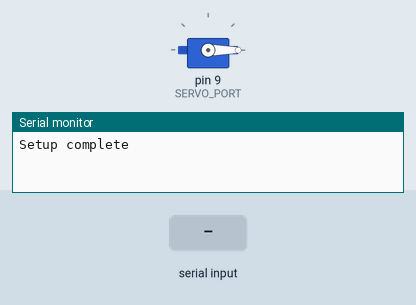
Recording of a sketch running on a simulated Arduino Uno, built with avr-gcc and run on an emulated ATmega328P. On the bench: servo, the last lines printed to the serial monitor. The test bench sets the inputs (shaded band).

Above: at 1.2 s.
1.3 s: "90,45\n" received over Serial
At 1.5 s:
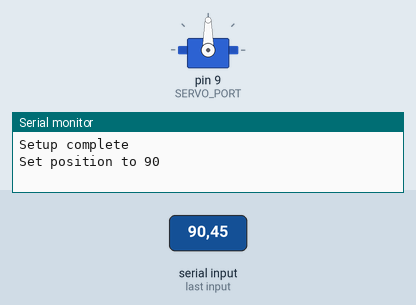
At 1.9 s:
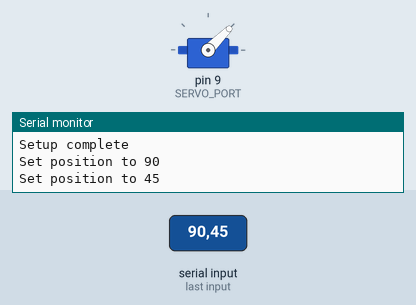
4.3 s: "30,150\n" received over Serial
At 5.4 s:
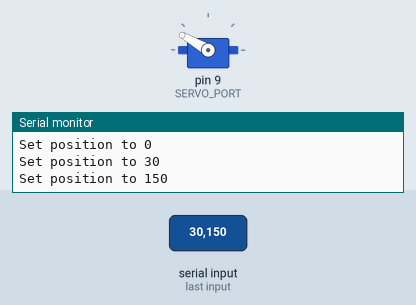
Timing chart, 0 to 7.3 s (numbered marks = the images above; inputs shaded):
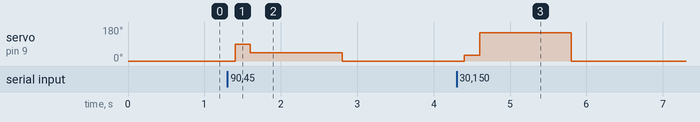

Measured:
- after the input at 1.3 s, servo on pin 9 (SERVO_PORT): 0° → 90° after 0.10 s, → 45° 0.20 s later, → 0° 1.2 s later
- after the input at 4.3 s, servo on pin 9 (SERVO_PORT): 0° → 30° after 0.10 s, → 150° 0.20 s later, → 0° 1.2 s later

The sketch:

pwm_servo_test.ino
```cpp
#include <Servo.h>

#define SERVO_PORT 9
#define SERVO_POS_MAX 180
#define SERVO_POS_MIN 0

Servo servo;
int _servoPos     = 0;

void setup()
{
  servo.attach(SERVO_PORT);
  servo.write(SERVO_POS_MIN);
  Serial.begin(9600);
  Serial.println("Setup complete");
}

void loop()
{
  if (Serial.available() > 0)
  {
    int pos = Serial.parseInt();
    if (pos >= SERVO_POS_MIN and pos <= SERVO_POS_MAX)
      {
      _servoPos = pos;
      servo.write(_servoPos);
      Serial.println("Set position to " + String(_servoPos));
      }
    else
      Serial.println("Invalid position");
  }
  delay(200);
}
```
